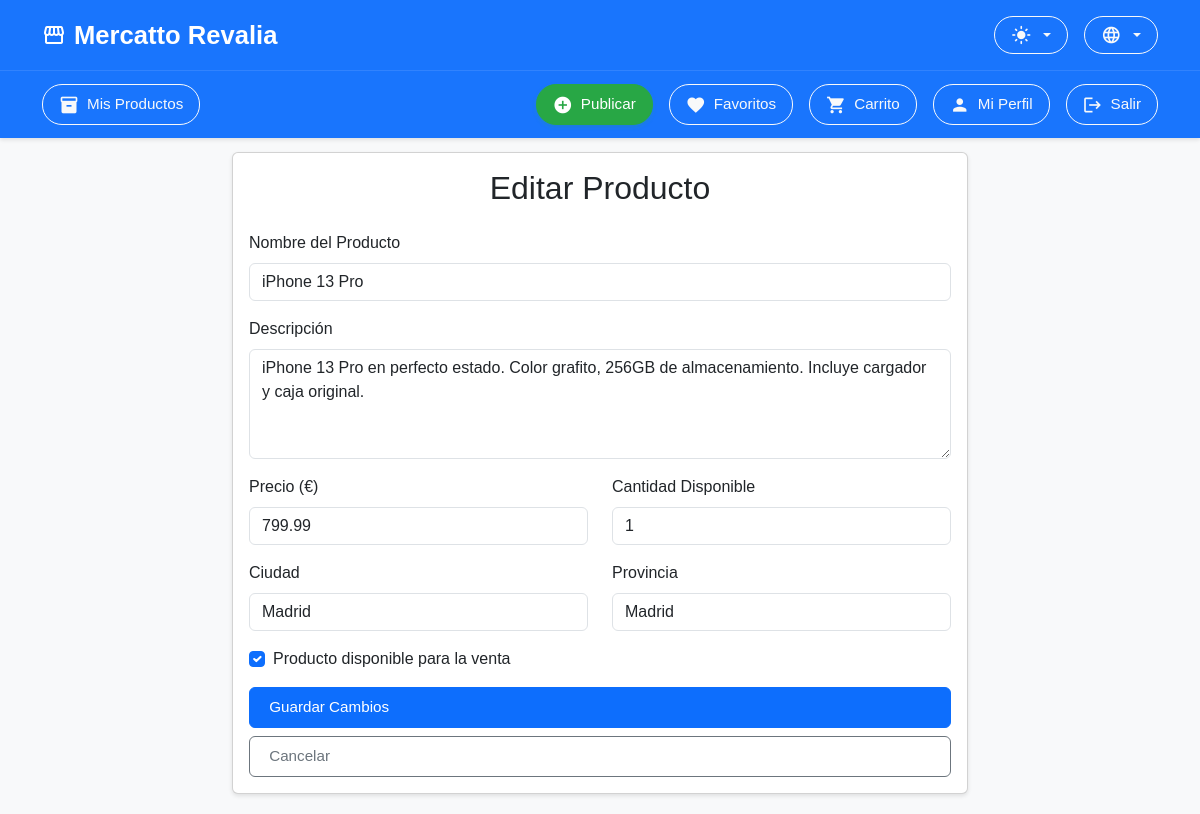
The app's page /pages/editar-producto.php?id=1 (signed in) with its own data.
### tables this page shows
CREATE TABLE productos (
    id_producto INT PRIMARY KEY AUTO_INCREMENT,
    id_vendedor INT NOT NULL,
    nombre VARCHAR(100) NOT NULL,
    descripcion TEXT,
    precio DECIMAL(10, 2) NOT NULL,
    stock INT DEFAULT 0,
    disponible BOOLEAN DEFAULT TRUE,
    ciudad VARCHAR(100),
    provincia VARCHAR(100),
    fecha_creacion DATETIME DEFAULT CURRENT_TIMESTAMP,
    FOREIGN KEY (id_vendedor) REFERENCES usuarios(id_usuario) ON DELETE CASCADE
);

### includes/UserPreferences.php (called while the page is built, shortened)
<?php
class UserPreferences {
    private $lang;
    private static $instance = null;
    private $translations = [];
    public static function getInstance() {
        if (self::$instance === null) {
            self::$instance = new UserPreferences();
        }
        return self::$instance;
    }
    private function initializePreferences() {
        if (isset($_COOKIE['user_lang'])) {
            $this->lang = $_COOKIE['user_lang'];
        } else {
            $this->lang = 'es';
            setcookie('user_lang', 'es', time() + (86400 * 30), '/');
        }
    }
    private function loadTranslations() {
        $langFile = __DIR__ . "/../lang/{$this->lang}.php";
        if (file_exists($langFile)) {
            $this->translations = require $langFile;
        }
    }
    public function getLanguage() {
        return $this->lang;
    }
    public function translate($key) {
        return $this->translations[$key] ?? $key;
    }
}

### config/database.php (called while the page is built, shortened)
<?php
class Database {
    private static $instance = null;
    private $connection;
    private function __construct() {
        try {
            $this->connection = new PDO(
                "mysql:host=" . DB_HOST . ";dbname=" . DB_NAME,
                DB_USER,
                DB_PASS,
                array(PDO::MYSQL_ATTR_INIT_COMMAND => "SET NAMES utf8mb4")
            );
            $this->connection->setAttribute(PDO::ATTR_ERRMODE, PDO::ERRMODE_EXCEPTION);
        } catch(PDOException $e) {
            echo "Connection failed: " . $e->getMessage();
            exit;
        }
    }
    public static function getInstance() {
        if (self::$instance === null) {
            self::$instance = new self();
        }
        return self::$instance;
    }
    public function getConnection() {
        return $this->connection;
    }
}
?>

### includes/Product.php (called while the page is built, shortened)
<?php
require_once __DIR__ . '/../config/database.php';
class Product {
    private $pdo;
    public function __construct() {
        $this->db = Database::getInstance();
        $this->pdo = $this->db->getConnection();
    }
    public function getProduct($id_producto) {
        $sql = "SELECT p.*, u.nombre as vendedor_nombre, u.id_usuario as id_vendedor,
                       (SELECT fp.url_foto
                        FROM fotos_producto fp
                        WHERE fp.id_producto = p.id_producto
                        ORDER BY fp.id_foto ASC
                        LIMIT 1) as foto_principal
                FROM productos p
                JOIN usuarios u ON p.id_vendedor = u.id_usuario
                WHERE p.id_producto = :id_producto";
        try {
            $stmt = $this->pdo->prepare($sql);
            $stmt->execute([':id_producto' => $id_producto]);
            $producto = $stmt->fetch(PDO::FETCH_ASSOC);
            if ($producto) {
                $producto['fotos'] = $this->getProductPhotos($id_producto);
            }
            return $producto;
        } catch (PDOException $e) {
            error_log($e->getMessage());
            return false;
        }
    }
    public function getProductPhotos($id_producto) {
        $sql = "SELECT * FROM fotos_producto WHERE id_producto = :id_producto ORDER BY id_foto";
        try {
            $stmt = $this->pdo->prepare($sql);
            $stmt->execute([':id_producto' => $id_producto]);
            return $stmt->fetchAll(PDO::FETCH_ASSOC);
        } catch (PDOException $e) {
            error_log($e->getMessage());
            return [];
        }
    }
}
?>

### pages/editar-producto.php (the view, shortened to what this page needs)
<?php
require_once '../includes/Product.php';
require_once '../includes/UserPreferences.php';
$preferences = UserPreferences::getInstance();
$product = new Product();
$id_producto = (int)$_GET['id'];
$producto = $product->getProduct($id_producto);
?>
<!DOCTYPE html>
<html lang="<?= $preferences->getLanguage() ?>">
<head>
    <link href="https://cdn.jsdelivr.net/npm/bootstrap@5.3.0/dist/css/bootstrap.min.css" rel="stylesheet">
    <link href="../css/styles.css" rel="stylesheet">
</head>
<body>
    <nav class="navbar navbar-expand-lg navbar-dark bg-primary">
        <div class="navbar-top">
            <div class="container d-flex align-items-center">
                <a class="navbar-brand" href="../index.php">
                    <span class="material-icons">storefront</span>
                    Mercatto Revalia
                </a>
                <div class="d-flex align-items-center gap-3 ms-auto">
                    <div class="dropdown">
                        <button class="btn btn-outline-light dropdown-toggle" type="button" data-bs-toggle="dropdown">
                            <span class="material-icons"><?= $preferences->getTheme() === 'dark' ? 'dark_mode' : 'light_mode' ?></span>
                        </button>
                    </div>
                    <div class="dropdown">
                        <button class="btn btn-outline-light dropdown-toggle" type="button" data-bs-toggle="dropdown">
                            <span class="material-icons">language</span>
                        </button>
                    </div>
                </div>
            </div>
        </div>
        <div class="navbar-bottom">
            <div class="container">
                <div class="collapse navbar-collapse" id="navbarNav">
                    <div class="d-flex align-items-center gap-3 me-auto">
                        <a class="btn btn-outline-light" href="mis-productos.php">
                            <span class="material-icons">inventory_2</span>
                            <?= $preferences->translate('nav_my_products') ?>
                        </a>
                    </div>
                    <div class="d-flex align-items-center gap-3">
                        <a href="crear-producto.php" class="btn btn-success">
                            <span class="material-icons">add_circle</span>
                            <?= $preferences->translate('nav_publish') ?>
                        </a>
                        <a href="favoritos.php" class="btn btn-outline-light">
                            <span class="material-icons">favorite</span>
                            <?= $preferences->translate('nav_favorites') ?>
                        </a>
                        <a href="carrito.php" class="btn btn-outline-light">
                            <span class="material-icons">shopping_cart</span>
                            <?= $preferences->translate('nav_cart') ?>
                        </a>
                        <a href="perfil.php" class="btn btn-outline-light">
                            <span class="material-icons">person</span>
                            <?= $preferences->translate('nav_profile') ?>
                        </a>
                        <a href="logout.php" class="btn btn-outline-light">
                            <span class="material-icons">logout</span>
                            <?= $preferences->translate('nav_logout') ?>
                        </a>
                    </div>
                </div>
            </div>
        </div>
    </nav>
    <div class="container main-container">
        <div class="row justify-content-center">
            <div class="col-md-8">
                <div class="card">
                    <div class="card-body">
                        <h2 class="card-title text-center mb-4">Editar Producto</h2>
                        <form method="POST" action="editar-producto.php?id=<?= $id_producto ?>" class="needs-validation" novalidate>
                            <div class="mb-3">
                                <label for="nombre" class="form-label">Nombre del Producto</label>
                                <input type="text" class="form-control" id="nombre" name="nombre" required
                                       value="<?= htmlspecialchars($producto['nombre']) ?>">
                            </div>
                            <div class="mb-3">
                                <label for="descripcion" class="form-label">Descripción</label>
                                <textarea class="form-control" id="descripcion" name="descripcion" rows="4" required><?= htmlspecialchars($producto['descripcion']) ?></textarea>
                            </div>
                            <div class="row">
                                <div class="col-md-6 mb-3">
                                    <label for="precio" class="form-label">Precio (€)</label>
                                    <input type="number" class="form-control" id="precio" name="precio"
                                           step="0.01" min="0.01" required
                                           value="<?= htmlspecialchars($producto['precio']) ?>">
                                </div>
                                <div class="col-md-6 mb-3">
                                    <label for="stock" class="form-label">Cantidad Disponible</label>
                                    <input type="number" class="form-control" id="stock" name="stock"
                                           min="0" required
                                           value="<?= htmlspecialchars($producto['stock']) ?>">
                                </div>
                            </div>
                            <div class="row">
                                <div class="col-md-6 mb-3">
                                    <label for="ciudad" class="form-label">Ciudad</label>
                                    <input type="text" class="form-control" id="ciudad" name="ciudad" required
                                           value="<?= htmlspecialchars($producto['ciudad']) ?>">
                                </div>
                                <div class="col-md-6 mb-3">
                                    <label for="provincia" class="form-label">Provincia</label>
                                    <input type="text" class="form-control" id="provincia" name="provincia" required
                                           value="<?= htmlspecialchars($producto['provincia']) ?>">
                                </div>
                            </div>
                            <div class="mb-3 form-check">
                                <input type="checkbox" class="form-check-input" id="disponible" name="disponible"
                                       <?= $producto['disponible'] ? 'checked' : '' ?>>
                                <label class="form-check-label" for="disponible">Producto disponible para la venta</label>
                            </div>
                            <div class="d-grid gap-2">
                                <button type="submit" class="btn btn-primary">Guardar Cambios</button>
                                <a href="mis-productos.php" class="btn btn-outline-secondary">Cancelar</a>
                            </div>
                        </form>
                    </div>
                </div>
            </div>
        </div>
    </div>
</body>
</html>

### css/styles.css (style rules this page uses)
body { font-family: 'Arial', sans-serif; background-color: #f8f9fa; margin: 0; padding: 20px; color: #333333; }
h1, h2 { color: #007bff; }
.card { transition: transform 0.2s; box-shadow: 0 2px 4px rgba(0,0,0,0.1); }
.navbar { box-shadow: 0 2px 4px rgba(0,0,0,0.1); }

### records on screen
productos: nombre "iPhone 13 Pro", descripcion "iPhone 13 Pro en perfecto estado. Color grafito, 256GB de almacenamiento. Incluye cargador y caja original.", precio "799.99", stock "1", ciudad "Madrid", provincia "Madrid", disponible "☑"

### other values on screen
$preferences->translate('nav_my_products') "Mis Productos"
$preferences->translate('nav_publish') "Publicar"
$preferences->translate('nav_favorites') "Favoritos"
$preferences->translate('nav_cart') "Carrito"
$preferences->translate('nav_profile') "Mi Perfil"
$preferences->translate('nav_logout') "Salir"
